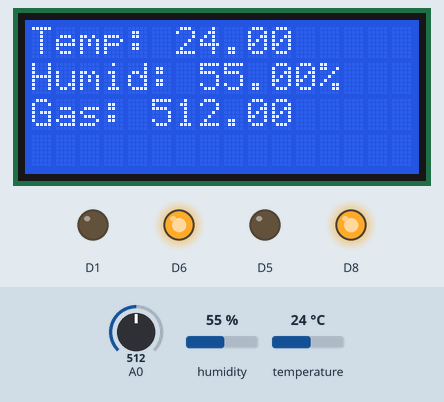
A sketch run on a simulated ESP8266 (NodeMCU). Shown: 16×4 character LCD, output pins drawn as LEDs (lit = HIGH). Inputs (shaded band) come from the test bench; at power-on: temperature 24 °C, humidity 55 %, A0 = 512. WiFi joins after 1.5 s; servers stay silent unless stated; what the sketch prints to the serial monitor is not drawn.

Above: at 8.9 s.
9.0 s: temperature set to 29 °C
At 10.0 s:
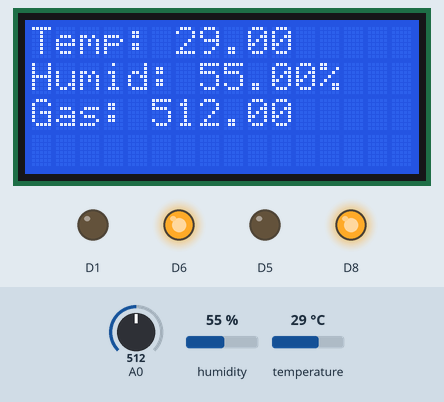
10.7 s: temperature set to 32 °C
At 12.8 s:
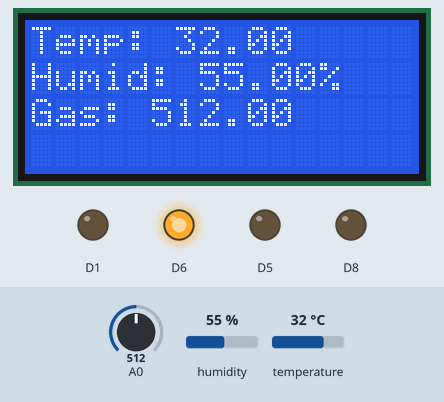
13.1 s: humidity set to 31 %
At 14.5 s:
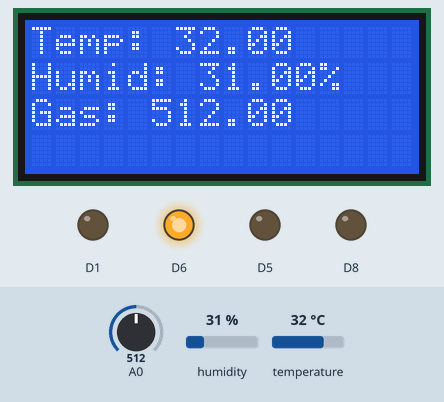
15.6 s: humidity set to 28 %
At 17.3 s:
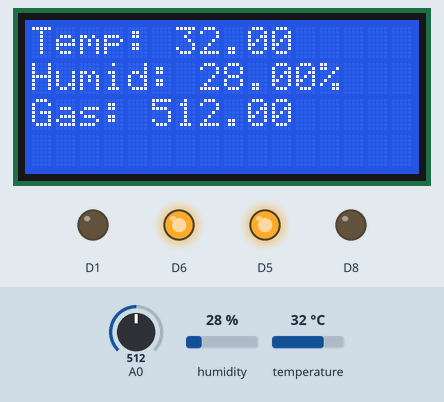
18.1 s: A0 set to 132
At 20.2 s:
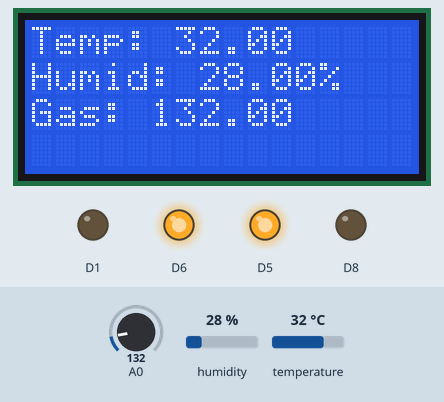
20.6 s: A0 set to 118
At 23.0 s:
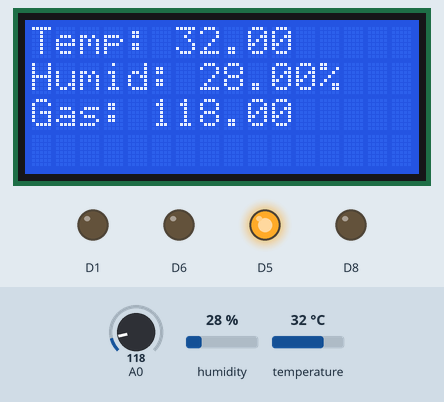
Timing chart, 0 to 24.1 s (numbered marks = the images above; inputs shaded):
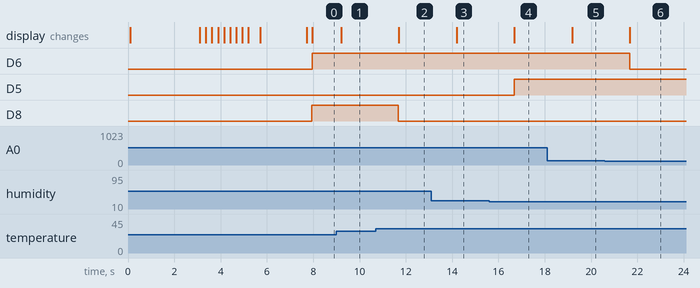

Measured:
- the behaviour switches between 30 and 31 °C on temperature (found by bisection; images 1 and 2)
- the behaviour switches between 30 and 29 % on humidity (found by bisection; images 3 and 4)
- the behaviour switches between 126 and 125 on A0 (found by bisection; images 5 and 6)
- after the input at 9.0 s, the display: changes after 0.20 s (image 1)
- after the input at 10.7 s, D8: HIGH → LOW after 0.97 s; the display: changes after 1.0 s (image 2)
- after the input at 13.1 s, the display: changes after 1.1 s (image 3)
- after the input at 15.6 s, D5: LOW → HIGH after 1.1 s; the display: changes after 1.1 s (image 4)
- after the input at 18.1 s, the display: changes after 1.1 s (image 5)
- after the input at 20.6 s, D6: HIGH → LOW after 1.1 s; the display: changes after 1.1 s (image 6)

The sketch:

Zero_Room.ino
```cpp
//#include <Wire.h>
#include <ESP8266WiFi.h>
#include <LiquidCrystal_I2C.h>
#include "DHTesp.h"

int temp_w = 30;
int temp_s = 26;
int gas_ = 125;
int humidity_h = 50;
int humidity_l = 30;
char mode_ = 'W';
const char* ssid = "Sufi";
const char* password = "generic pass";
//pinMode (A0, INPUT);

class Data
{
  public:
    Data(){};
    float  value;
};
Data humidity, temperature, gas;
//float gas;

const char* host = "dweet.io";
const char* jeff= "zero_room";

LiquidCrystal_I2C lcd(0x3F, 16, 4);

DHTesp dht;


void setup() {
  // put your setup code here, to run once:
  Serial.begin(115200);
  delay(10);
  dht.setup(4, DHTesp::DHT11);
  lcd.begin(0, 2);
  lcd.print("Connecting to");
  lcd.setCursor(0, 2);
  lcd.print(ssid);
  pinMode(D8, OUTPUT);
  pinMode(D1, OUTPUT);
  pinMode(D5, OUTPUT);
  pinMode(D6, OUTPUT);
  //Connecting to WiFi
  Serial.println();
  Serial.println();
  Serial.print( "Connecting to \n");

  Serial.println(ssid);
  delay(3000);
  //lcd.clear();
  WiFi.begin(ssid, password);

  while (WiFi.status() != WL_CONNECTED) {
    lcd.print("Connecting");
    delay(250);
    lcd.clear();
    lcd.print("Connecting.");
    delay(250);
    lcd.clear();
    lcd.print("Connecting..");
    delay(250);
    lcd.clear();
    lcd.print("Connecting...");
    delay(250);
    lcd.clear();

    Serial.print(".");
  }

  delay(500);
  lcd.clear();
  lcd.print("Connected");
  delay(2000);
  lcd.clear();
  Serial.println("");
  Serial.println("WiFi connected");
}

int x = 1;


void loop() {
  WiFiClient client;
  const int httpPort = 80;
  if (!client.connect(host, httpPort)) {
    Serial.println("connection failed");
    lcd.clear();
    lcd.print("Connecting to");
    lcd.setCursor(0, 1);
    lcd.print("Freeboard.io");
    return;
  }
  // put your main code here, to run repeatedly:
  //if (millis() % 2000 == 0)
  // {
  lcd.clear();
  humidity.value = dht.getHumidity();
  temperature.value = dht.getTemperature();

  lcd.print("Temp: ");

  lcd.print(temperature.value);
  if (temperature.value > temp_w && mode_ == 'W')
  {
    digitalWrite(D8, LOW);
    Serial.println("abcd");
  }
  else if (temperature.value < temp_w && mode_ == 'W')
  {
    Serial.println("abc");
    digitalWrite(D8, HIGH);
  }
  if (temperature.value > temp_s && mode_ == 'S')
  {
    digitalWrite(D1, HIGH);
  }
  else if (temperature.value < temp_s && mode_ == 'S')
  {
    digitalWrite(D1, LOW);
  }


  lcd.setCursor(0, 1);

  lcd.print("Humid: ");

  lcd.print(humidity.value);
  lcd.print("%");
  if (humidity.value < humidity_l)
  {
    digitalWrite(D5, HIGH);
  }
  else if (humidity.value > humidity_h)
  {
    digitalWrite(D5, LOW);
  }
  gas.value = analogRead(A0);

  lcd.setCursor(-4, 2);

  lcd.print("Gas: ");
  lcd.print(gas.value);
  if (gas.value > 125)
  {
    digitalWrite(D6, HIGH);
  }
  else {
    digitalWrite(D6, LOW);
  }
  client.print(String("GET /dweet/for/") + String(jeff) + String ("?temperature=") + String(temperature.value) + "&humidity=" + String(humidity.value) + "&gas=" + String(gas.value) + " HTTP/1.1\r\n" + "Host: " + host + "\r\n" + "Connection: close\r\n\r\n\r\n");

  delay(1000);
  // }

}
```
